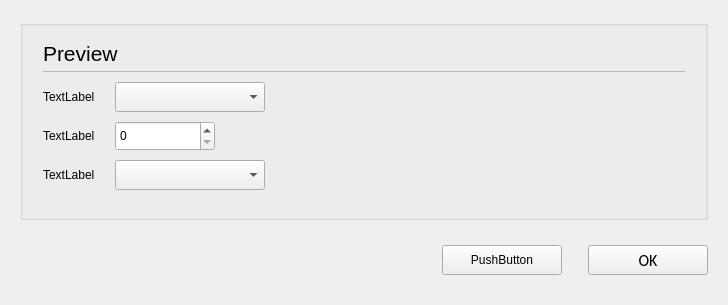
<?xml version="1.0" encoding="UTF-8"?>
<ui version="4.0">
 <class>C_FlaConNodeConfigPopup</class>
 <widget class="QWidget" name="C_FlaConNodeConfigPopup">
  <property name="geometry">
   <rect>
    <x>0</x>
    <y>0</y>
    <width>728</width>
    <height>305</height>
   </rect>
  </property>
  <property name="windowTitle">
   <string>C_FlaConNodeConfigPopup</string>
  </property>
  <layout class="QVBoxLayout" name="verticalLayout">
   <property name="leftMargin">
    <number>20</number>
   </property>
   <property name="topMargin">
    <number>20</number>
   </property>
   <property name="rightMargin">
    <number>20</number>
   </property>
   <item>
    <widget class="stw::opensyde_gui_elements::C_OgeGbx" name="pc_GroupBoxGeneral_5">
     <property name="title">
      <string/>
     </property>
     <layout class="QVBoxLayout" name="verticalLayout_6">
      <property name="spacing">
       <number>0</number>
      </property>
      <property name="leftMargin">
       <number>20</number>
      </property>
      <property name="rightMargin">
       <number>20</number>
      </property>
      <property name="bottomMargin">
       <number>20</number>
      </property>
      <item>
       <layout class="QHBoxLayout" name="horizontalLayout_7" stretch="0,1">
        <property name="spacing">
         <number>6</number>
        </property>
        <item>
         <widget class="stw::opensyde_gui_elements::C_OgeLabGenericNoPaddingNoMargins" name="pc_LabelSettings">
          <property name="minimumSize">
           <size>
            <width>0</width>
            <height>28</height>
           </size>
          </property>
          <property name="maximumSize">
           <size>
            <width>16777215</width>
            <height>28</height>
           </size>
          </property>
          <property name="font">
           <font>
            <family>Segoe UI</family>
            <pointsize>16</pointsize>
           </font>
          </property>
          <property name="text">
           <string>Preview</string>
          </property>
         </widget>
        </item>
        <item>
         <spacer name="horizontalSpacer_10">
          <property name="orientation">
           <enum>Qt::Horizontal</enum>
          </property>
          <property name="sizeHint" stdset="0">
           <size>
            <width>40</width>
            <height>1</height>
           </size>
          </property>
         </spacer>
        </item>
       </layout>
      </item>
      <item>
       <layout class="QHBoxLayout" name="horizontalLayout_20" stretch="0">
        <property name="spacing">
         <number>6</number>
        </property>
        <property name="topMargin">
         <number>0</number>
        </property>
        <property name="rightMargin">
         <number>0</number>
        </property>
        <property name="bottomMargin">
         <number>0</number>
        </property>
        <item>
         <widget class="stw::opensyde_gui_elements::C_OgeFraSeparator" name="pc_Frame_3">
          <property name="minimumSize">
           <size>
            <width>0</width>
            <height>1</height>
           </size>
          </property>
          <property name="maximumSize">
           <size>
            <width>16777215</width>
            <height>1</height>
           </size>
          </property>
          <property name="frameShape">
           <enum>QFrame::StyledPanel</enum>
          </property>
          <property name="frameShadow">
           <enum>QFrame::Raised</enum>
          </property>
         </widget>
        </item>
       </layout>
      </item>
      <item>
       <layout class="QGridLayout" name="gridLayout_2" rowstretch="0,0,0,0,0" columnstretch="0,0,0,0">
        <property name="topMargin">
         <number>6</number>
        </property>
        <property name="bottomMargin">
         <number>0</number>
        </property>
        <property name="verticalSpacing">
         <number>9</number>
        </property>
        <item row="0" column="0">
         <widget class="stw::opensyde_gui_elements::C_OgeLabGenericNoPaddingNoMargins" name="pc_LabelInterface">
          <property name="text">
           <string>TextLabel</string>
          </property>
         </widget>
        </item>
        <item row="2" column="1">
         <spacer name="horizontalSpacer_2">
          <property name="orientation">
           <enum>Qt::Horizontal</enum>
          </property>
          <property name="sizeType">
           <enum>QSizePolicy::Fixed</enum>
          </property>
          <property name="sizeHint" stdset="0">
           <size>
            <width>20</width>
            <height>0</height>
           </size>
          </property>
         </spacer>
        </item>
        <item row="3" column="2">
         <widget class="stw::opensyde_gui_elements::C_OgeCbxText" name="pc_CbxBitrate">
          <property name="minimumSize">
           <size>
            <width>150</width>
            <height>30</height>
           </size>
          </property>
          <property name="maximumSize">
           <size>
            <width>150</width>
            <height>30</height>
           </size>
          </property>
         </widget>
        </item>
        <item row="2" column="0">
         <widget class="stw::opensyde_gui_elements::C_OgeLabGenericNoPaddingNoMargins" name="pc_LabelNodeId">
          <property name="text">
           <string>TextLabel</string>
          </property>
         </widget>
        </item>
        <item row="2" column="3">
         <spacer name="horizontalSpacer_3">
          <property name="orientation">
           <enum>Qt::Horizontal</enum>
          </property>
          <property name="sizeHint" stdset="0">
           <size>
            <width>60</width>
            <height>20</height>
           </size>
          </property>
         </spacer>
        </item>
        <item row="2" column="2">
         <widget class="stw::opensyde_gui_elements::C_CamOgeSpxProperties" name="pc_SpxNodeId">
          <property name="minimumSize">
           <size>
            <width>100</width>
            <height>30</height>
           </size>
          </property>
          <property name="maximumSize">
           <size>
            <width>100</width>
            <height>30</height>
           </size>
          </property>
         </widget>
        </item>
        <item row="3" column="0">
         <widget class="stw::opensyde_gui_elements::C_OgeLabGenericNoPaddingNoMargins" name="pc_LabelBitrate">
          <property name="text">
           <string>TextLabel</string>
          </property>
         </widget>
        </item>
        <item row="0" column="2">
         <widget class="stw::opensyde_gui_elements::C_OgeCbxText" name="pc_CbxInterface">
          <property name="minimumSize">
           <size>
            <width>150</width>
            <height>30</height>
           </size>
          </property>
          <property name="maximumSize">
           <size>
            <width>150</width>
            <height>30</height>
           </size>
          </property>
         </widget>
        </item>
       </layout>
      </item>
     </layout>
    </widget>
   </item>
   <item>
    <spacer name="pc_VerticalSpacerButtonsObove">
     <property name="orientation">
      <enum>Qt::Vertical</enum>
     </property>
     <property name="sizeType">
      <enum>QSizePolicy::Fixed</enum>
     </property>
     <property name="sizeHint" stdset="0">
      <size>
       <width>20</width>
       <height>19</height>
      </size>
     </property>
    </spacer>
   </item>
   <item>
    <layout class="QHBoxLayout" name="horizontalLayout_22">
     <item>
      <spacer name="horizontalSpacer_9">
       <property name="orientation">
        <enum>Qt::Horizontal</enum>
       </property>
       <property name="sizeHint" stdset="0">
        <size>
         <width>40</width>
         <height>20</height>
        </size>
       </property>
      </spacer>
     </item>
     <item>
      <widget class="stw::opensyde_gui_elements::C_OgePubCancel" name="pc_PushButtonCancel">
       <property name="minimumSize">
        <size>
         <width>120</width>
         <height>30</height>
        </size>
       </property>
       <property name="maximumSize">
        <size>
         <width>120</width>
         <height>30</height>
        </size>
       </property>
       <property name="text">
        <string>PushButton</string>
       </property>
      </widget>
     </item>
     <item>
      <spacer name="horizontalSpacer">
       <property name="orientation">
        <enum>Qt::Horizontal</enum>
       </property>
       <property name="sizeType">
        <enum>QSizePolicy::Fixed</enum>
       </property>
       <property name="sizeHint" stdset="0">
        <size>
         <width>20</width>
         <height>20</height>
        </size>
       </property>
      </spacer>
     </item>
     <item>
      <widget class="stw::opensyde_gui_elements::C_OgePubDialog" name="pc_PushButtonOk">
       <property name="minimumSize">
        <size>
         <width>120</width>
         <height>30</height>
        </size>
       </property>
       <property name="maximumSize">
        <size>
         <width>120</width>
         <height>30</height>
        </size>
       </property>
       <property name="font">
        <font>
         <family>Calibri</family>
         <pointsize>12</pointsize>
        </font>
       </property>
       <property name="text">
        <string>OK</string>
       </property>
      </widget>
     </item>
    </layout>
   </item>
   <item>
    <spacer name="verticalSpacer_7">
     <property name="orientation">
      <enum>Qt::Vertical</enum>
     </property>
     <property name="sizeType">
      <enum>QSizePolicy::Fixed</enum>
     </property>
     <property name="sizeHint" stdset="0">
      <size>
       <width>20</width>
       <height>19</height>
      </size>
     </property>
    </spacer>
   </item>
  </layout>
 </widget>
 <customwidgets>
  <customwidget>
   <class>stw::opensyde_gui_elements::C_OgeFraSeparator</class>
   <extends>QFrame</extends>
   <header>C_OgeFraSeparator.hpp</header>
   <container>1</container>
  </customwidget>
  <customwidget>
   <class>stw::opensyde_gui_elements::C_OgePubDialog</class>
   <extends>QPushButton</extends>
   <header>C_OgePubDialog.hpp</header>
  </customwidget>
  <customwidget>
   <class>stw::opensyde_gui_elements::C_OgeGbx</class>
   <extends>QGroupBox</extends>
   <header>C_OgeGbx.hpp</header>
   <container>1</container>
  </customwidget>
  <customwidget>
   <class>stw::opensyde_gui_elements::C_OgePubCancel</class>
   <extends>QPushButton</extends>
   <header>C_OgePubCancel.hpp</header>
  </customwidget>
  <customwidget>
   <class>stw::opensyde_gui_elements::C_OgeLabGenericNoPaddingNoMargins</class>
   <extends>QLabel</extends>
   <header>C_OgeLabGenericNoPaddingNoMargins.hpp</header>
  </customwidget>
  <customwidget>
   <class>stw::opensyde_gui_elements::C_OgeCbxText</class>
   <extends>QComboBox</extends>
   <header>C_OgeCbxText.hpp</header>
  </customwidget>
  <customwidget>
   <class>stw::opensyde_gui_elements::C_CamOgeSpxProperties</class>
   <extends>QSpinBox</extends>
   <header>C_CamOgeSpxProperties.hpp</header>
  </customwidget>
 </customwidgets>
 <resources/>
 <connections/>
</ui>
